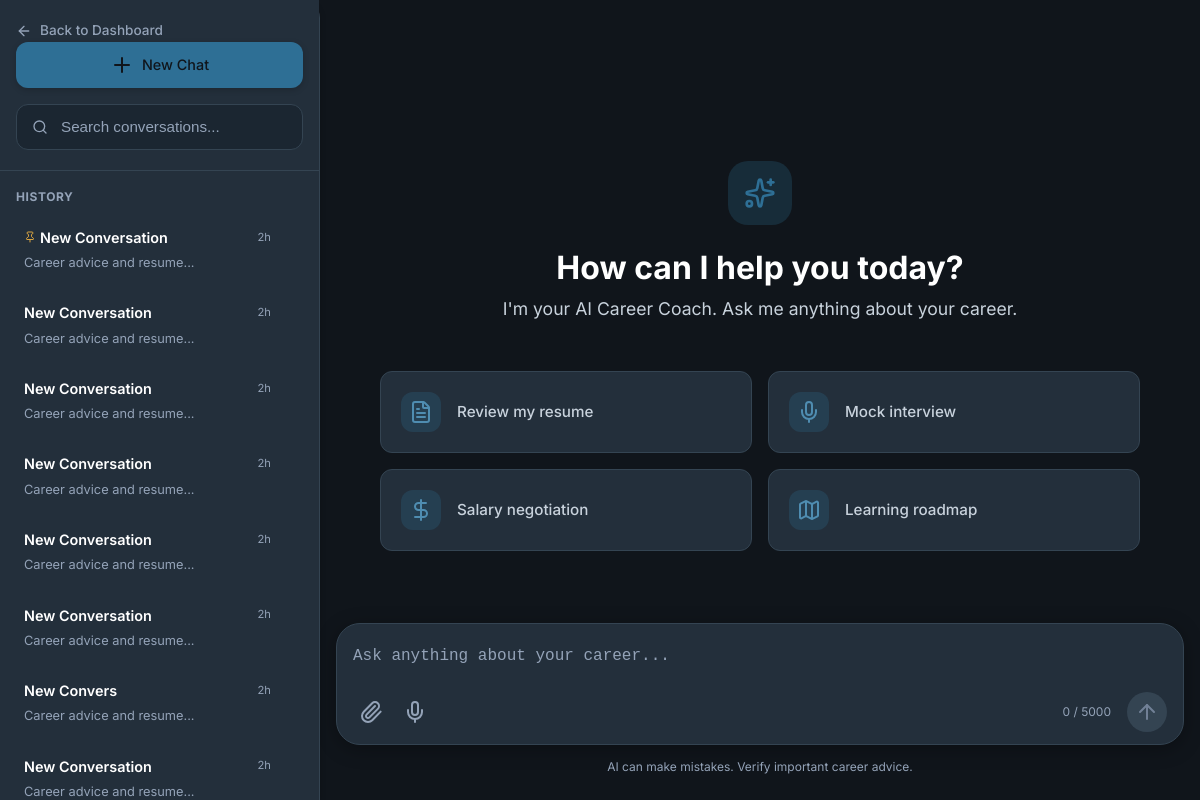
/chat/ (signed in), run on the app's committed database.
### tables this page shows
CREATE TABLE chat_sessions (
            session_id TEXT PRIMARY KEY,
            user_id INTEGER NOT NULL,
            title TEXT DEFAULT 'New Conversation',
            is_pinned INTEGER DEFAULT 0,
            is_archived INTEGER DEFAULT 0,
            created_at TIMESTAMP DEFAULT CURRENT_TIMESTAMP,
            updated_at TIMESTAMP DEFAULT CURRENT_TIMESTAMP,
            FOREIGN KEY (user_id) REFERENCES users(id) ON DELETE CASCADE
        );

### backend/routes/chat.py (the view)
@chat_bp.route('/')
@login_required
def index():
    user_id = session['user_id']
    session_id = request.args.get('session_id')
    if not session_id:
        session_id = ChatModel.generate_session_id()
    messages = ChatModel.get_session(session_id)
    sessions = ChatModel.get_user_sessions(user_id, module='career_coach')
    suggestions = get_suggested_questions('general')
    return render_template('chat/index.html',
                         session_id=session_id,
                         messages=messages,
                         sessions=sessions,
                         suggestions=suggestions)

### backend/database/db.py (called while the page is built)
def get_db_path() -> str:
    base_dir = os.path.dirname(os.path.dirname(os.path.dirname(os.path.abspath(__file__))))
    return os.path.join(base_dir, DATABASE_PATH)

def get_connection(db_path: Optional[str] = None) -> sqlite3.Connection:
    path = db_path or get_db_path()
    conn = sqlite3.connect(path)
    conn.row_factory = sqlite3.Row
    conn.execute("PRAGMA foreign_keys = ON")
    conn.execute("PRAGMA journal_mode = WAL")
    return conn

@contextmanager
def get_db(db_path: Optional[str] = None):
    conn = get_connection(db_path)
    try:
        yield conn
        conn.commit()
    except Exception:
        conn.rollback()
        raise
    finally:
        conn.close()

def execute_query(query: str, params: tuple = (), db_path: Optional[str] = None) -> list[dict]:
    with get_db(db_path) as db:
        cursor = db.execute(query, params)
        rows = cursor.fetchall()
        return [dict(row) for row in rows]

### backend/models/chat.py (called while the page is built)
    @staticmethod
    def get_session(session_id: str) -> list[dict]:
        return execute_query(
            "SELECT * FROM chat_history WHERE session_id = ? ORDER BY created_at ASC",
            (session_id,)
        )

    @staticmethod
    def get_user_sessions(user_id: int, module: str = None) -> list[dict]:
        return execute_query(
            """
            SELECT
                cs.session_id,
                cs.title,
                cs.is_pinned,
                cs.is_archived,
                cs.created_at as session_created_at,
                cs.updated_at,
                MIN(ch.created_at) as started_at,
                MAX(ch.created_at) as last_message,
                COUNT(ch.id) as message_count
            FROM chat_sessions cs
            LEFT JOIN chat_history ch ON cs.session_id = ch.session_id
            WHERE cs.user_id = ? AND cs.is_archived = 0
            GROUP BY cs.session_id
            ORDER BY cs.is_pinned DESC, cs.updated_at DESC
            """,
            (user_id,)
        )

    @staticmethod
    def generate_session_id() -> str:
        return str(uuid.uuid4())

### templates/chat/index.html (shortened to what this page needs)
{% extends "base.html" %}
{% block extra_css %}
<link rel="stylesheet" href="{{ url_for('static', filename='css/chat-premium.css') }}">
<link rel="stylesheet" href="https://cdnjs.cloudflare.com/ajax/libs/highlight.js/11.7.0/styles/atom-one-dark.min.css">
{% endblock %}
{% block body %}
<div class="chat-app-layout">
    <aside class="chat-app-sidebar">
        <div class="sidebar-header">
            <a href="{{ url_for('dashboard.index') }}" class="back-to-dash">
                <i data-lucide="arrow-left" style="width:16px;height:16px;"></i> Back to Dashboard
            </a>
            <button class="btn btn-primary w-100 mt-3 d-flex align-items-center justify-content-center gap-2 new-chat-btn" onclick="startNewChat()">
                <i data-lucide="plus"></i> New Chat
            </button>
            <div class="chat-search-wrapper mt-3">
                <input type="text" id="chatSearch" class="form-control" placeholder="Search conversations...">
            </div>
        </div>
        <div class="sidebar-conversations" id="chatSessionsList">
            {% if sessions %}
                <div class="chat-group-title">History</div>
                <div class="sessions-list">
                    {% for session_item in sessions %}
                    <a href="{{ url_for('chat.index', session_id=session_item.session_id) }}" class="session-card {% if session_item.session_id == session_id %}active{% endif %}" data-session-id="{{ session_item.session_id }}" data-title="{{ session_item.title|default('Conversation') }}">
                        <div class="session-card-content">
                            <div class="session-title-row">
                                <span class="session-title">
                                    {% if session_item.is_pinned %}<i data-lucide="pin" class="pin-icon"></i>{% endif %}
                                    {{ session_item.title|default('New Conversation') }}
                                </span>
                                <span class="session-time">2h</span>
                            </div>
                            <div class="session-preview">Career advice and resume...</div>
                        </div>
                    </a>
                    {% endfor %}
                </div>
            {% else %}
                <div class="text-muted text-center" style="font-size: 0.85rem; padding: 2rem 0;">No conversation history</div>
            {% endif %}
        </div>
    </aside>
    <main class="chat-app-main">
        <div class="chat-messages" id="chatMessages">
            {% if not messages %}
                <div class="chat-empty-state">
                    <div class="empty-icon-wrapper">
                        <i data-lucide="sparkles" style="width:32px;height:32px;color:var(--primary);"></i>
                    </div>
                    <h2>How can I help you today?</h2>
                    <p class="empty-subtitle">I'm your AI Career Coach. Ask me anything about your career.</p>
                    <div class="empty-suggestions">
                        <div class="suggestion-card" onclick="setPrompt('Can you review my resume for a Senior Software Engineer role?')">
                            <div class="sugg-icon"><i data-lucide="file-text"></i></div>
                            <div class="sugg-text">Review my resume</div>
                        </div>
                        <div class="suggestion-card" onclick="setPrompt('Let\'s do a mock interview for a Product Manager position.')">
                            <div class="sugg-icon"><i data-lucide="mic"></i></div>
                            <div class="sugg-text">Mock interview</div>
                        </div>
                        <div class="suggestion-card" onclick="setPrompt('What is the best way to negotiate a 20% salary increase?')">
                            <div class="sugg-icon"><i data-lucide="dollar-sign"></i></div>
                            <div class="sugg-text">Salary negotiation</div>
                        </div>
                        <div class="suggestion-card" onclick="setPrompt('Create a 3-month learning roadmap to transition to AI Engineering.')">
                            <div class="sugg-icon"><i data-lucide="map"></i></div>
                            <div class="sugg-text">Learning roadmap</div>
                        </div>
                    </div>
                </div>
            {% endif %}
        </div>
        <div class="chat-input-container">
            <div class="chat-input-box">
                <form id="chatForm" class="w-100">
                    <textarea id="chatInput" class="app-input-field" placeholder="Ask anything about your career..." rows="1" required></textarea>
                    <div class="input-actions-row">
                        <div class="input-tools">
                            <button type="button" class="tool-btn" title="Attach file"><i data-lucide="paperclip"></i></button>
                            <button type="button" class="tool-btn" title="Voice Input"><i data-lucide="mic"></i></button>
                        </div>
                        <div class="input-send-wrapper">
                            <span id="charCounter" class="char-counter">0 / 5000</span>
                            <button type="submit" id="sendBtn" class="send-btn circular" title="Send message" disabled>
                                <i data-lucide="arrow-up"></i>
                            </button>
                        </div>
                    </div>
                </form>
            </div>
            <div class="disclaimer-text">AI can make mistakes. Verify important career advice.</div>
        </div>
    </main>
</div>
{% endblock %}

### static/css/main.css (style rules this page uses)
:root { --primary: #2E6F95; --primary-light: #4F8DB1; --primary-dark: #1E5678; --primary-glow: rgba(46, 111, 149, 0.25); --accent: #D9A441; --accent-light: #E8C66D; --accent-dark: #B98524; --accent-glow: rgba(217, 164, 65, 0.20); --bg-primary: #10151B; --bg-secondary: #17212B; --bg-tertiary: #202B36; --bg-card: #232F3B; --bg-card-hover: #2A3847; --bg-input: #1B2631; --bg-glass: rgba(35, 47, 59, 0.70); --text-primary: #FFFFFF; --text-secondary: #C8D2DC; --text-tertiary: #94A3B8; --text-muted: #718096; --border: #344452; --border-light: rgba(255,255,255,0.05); --border-active: var(--primary); --success: #3BA55C; --warning: #F4B942; --danger: #E25555; --info: #5DA9E9; --shadow-sm: 0 2px 6px rgba(0,0,0,.18); --shadow-md: 0 8px 24px rgba(0,0,0,.28); --shadow-lg: 0 18px 50px rgba(0,0,0,.45); --shadow-glow: 0 0 35px rgba(46,111,149,.18); --shadow-card: inset 0 1px 0 rgba(255,255,255,.03); --glass-bg: rgba(35,47,59,.65); --glass-border: rgba(255,255,255,.08); --glass-blur: blur(24px); --font-primary: "Inter", -apple-system, BlinkMacSystemFont, "Segoe UI", sans-serif; --font-mono: "JetBrains Mono", monospace; --sidebar-width: 270px; --navbar-height: 72px; --radius-xs: 4px; --radius-sm: 8px; --radius-md: 12px; --radius-lg: 18px; --radius-xl: 24px; --radius-2xl: 32px; --radius-full: 999px; --transition-fast: .15s ease; --transition-normal: .30s ease; --transition-slow: .50s ease; --gradient-primary: linear-gradient( 135deg, #2E6F95 0%, #4F8DB1 100% ); --gradient-accent: linear-gradient( 135deg, #D9A441 0%, #E8C66D 100% ); --gradient-card: linear-gradient( 180deg, rgba(255,255,255,.03), rgba(255,255,255,.01) ); --gradient-bg: radial-gradient( circle at top right, rgba(46,111,149,.08), transparent 40% ), radial-gradient( circle at bottom left, rgba(217,164,65,.05), transparent 35% ); --btn-primary-bg: var(--gradient-primary); --btn-primary-hover: linear-gradient( 135deg, #3C7CA3, #5C99BD ); --btn-primary-text: #FFFFFF; --btn-secondary-bg: var(--gradient-accent); --btn-secondary-text: #1A1A1A; --hero-overlay: linear-gradient( 135deg, rgba(16,21,27,.92), rgba(23,33,43,.90) ); --chart-1: #2E6F95; --chart-2: #D9A441; --chart-3: #5DA9E9; --chart-4: #6BCB77; --chart-5: #F4B942; --chart-6: #E25555; --scrollbar-bg: #17212B; --scrollbar-thumb: #344452; --scrollbar-hover: #2E6F95; }
*, *::before, *::after { margin: 0; padding: 0; box-sizing: border-box; }
html { scroll-behavior: smooth; -webkit-font-smoothing: antialiased; -moz-osx-font-smoothing: grayscale; }
body { font-family: var(--font-primary); background: var(--bg-primary); color: var(--text-primary); line-height: 1.6; min-height: 100vh; overflow-x: hidden; }
a { color: var(--primary-light); text-decoration: none; transition: color var(--transition-fast); }
h1, h2, h3, h4, h5, h6 { font-weight: 700; line-height: 1.2; margin-bottom: 0.5em; color: var(--text-primary); }
h2 { font-size: 2rem; }
p { color: var(--text-secondary); margin-bottom: 1rem; }
.gap-2 { gap: 1rem; }

### static/css/components.css (style rules this page uses)
.btn { display: inline-flex; align-items: center; justify-content: center; gap: 0.5rem; padding: 0.65rem 1.5rem; font-family: var(--font-primary); font-size: 0.9rem; font-weight: 600; border: none; border-radius: var(--radius-sm); cursor: pointer; transition: all var(--transition-fast); text-decoration: none; white-space: nowrap; }
.btn-primary { background: var(--primary); color: var(--bg-primary); box-shadow: var(--shadow-sm); }

### static/css/pages.css (style rules this page uses)
.chat-messages { flex: 1; padding: 1.5rem; overflow-y: auto; }

### data on the page
chat_sessions: is_pinned 1 (drawn), title "New Conversation"
chat_sessions: title "New Conversation"
chat_sessions: title "New Conversation"
chat_sessions: title "New Conversation"
chat_sessions: title "New Conversation"
chat_sessions: title "New Conversation"
chat_sessions: title "New Convers"
chat_sessions: title "New Conversation"
